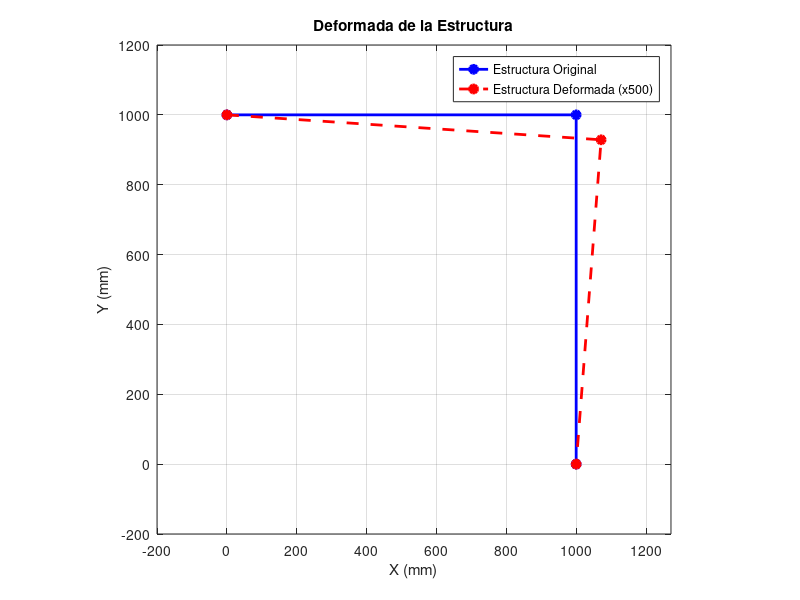

Reproduce this figure in MATLAB.
% =========================================================================
% Práctica 0 - Método Directo de la Rigidez (17/02/2026)
% Hecho por José Álvaro García Márquez 
% =========================================================================


clear; clc; close all;


%{
Implementa la matriz de rigidez elemental en ejes locales, dada su elasticidad "E",
inercia "I", área "A" y longitud "L" (ecuación 2 del pdf).
%}
function Klocal = Klocal(E,A,I,L)
    Klocal=[
       E*A/L,             0,            0, -E*A/L,          0,               0 ; 
           0,  12*E*I/(L^3),  6*E*I/(L^2),      0, -12*E*I/(L^3),   6*E*I/(L^2);
           0,   6*E*I/(L^2),      4*E*I/L,      0,  -6*E*I/(L^2),       2*E*I/L;
      -E*A/L,             0,            0,  E*A/L,             0,            0 ;
           0, -12*E*I/(L^3), -6*E*I/(L^2),      0,  12*E*I/(L^3),  -6*E*I/(L^2);
           0,   6*E*I/(L^2),      2*E*I/L,      0,  -6*E*I/(L^2),      4*E*I/L  
    ];
end





%{
Implementa la matriz de rotación completa, dado su ángulo "alpha" en
radianes (ecuaciones 3 y 4 del pdf)
%}
function LD = LD(alpha)

    %Ecuación 3, matriz lambda 3x3
    lambda = [
         cos(alpha), sin(alpha), 0;
        -sin(alpha), cos(alpha), 0;
                  0,          0, 1
    ];
    
    %Ecuación 4, matriz LD 6x6 por bloques
    LD = [
            lambda, zeros(3, 3);
        zeros(3,3),      lambda
    ];  
end



%{
Implementa la matriz de rigidez elemental en ejes globales, dada su elasticidad "E",
inercia "I", área "A", longitud "L" y "alpha" en radianes (ecuación 5 del pdf).
%}
function Kglobal = Kglobal(E, A, I, L, alpha)
    Kglobal = (LD(alpha))' * Klocal(E, A, I, L) * LD(alpha);
end




%{
Implementa la matriz global del sistema para los 3 nudos del pórtico (9x9), 
dada su elasticidad "E", inercia "I", área "A" y longitud "L" (ecuación 6 del pdf).
%}
function Ksys = Ksys(E, A, I, L)
    %{
    Se calcula la matriz Kglobal de cada barra, y dentro de ellas
    encontramos las matrices respectivas de nudo a nudo
    %}

    % Barra 1: Conecta Nodo 1 y Nodo 2
    Kglobal1 = Kglobal(E, A, I, L, 0); % El ángulo es 0, ya que está en horizontal
    % Barra 2: Conecta Nodo 2 y Nodo 3
    Kglobal2 = Kglobal(E, A, I, L, 3*pi/2); % El ángulo es 3pi/2 (270º), ya que está en vertical
    
    %{
    Se calculan las submatrices cuadradas 3x3 Keij, donde e es la barra, 
    y j e i son los correspondiente nudos
    %}
    K111 = Kglobal1(1:3, 1:3);
    K112 = Kglobal1(1:3, 4:6);
    K121 = Kglobal1(4:6, 1:3);
    K122 = Kglobal1(4:6, 4:6);
    K222 = Kglobal2(1:3, 1:3);
    K223 = Kglobal2(1:3, 4:6);
    K232 = Kglobal2(4:6, 1:3);
    K233 = Kglobal2(4:6, 4:6);
    
    % Se cacula la matriz global del sistema
    Ksys = [
              K111,      K112, zeros(3,3);
              K121, K122+K222,       K223;
        zeros(3,3),      K232,       K233
    ];
end









% =========================================================================
% MAIN
% =========================================================================


%% 1. DEFINICIÓN DE PARÁMETROS (Datos del enunciado)
A = 100;        % Área (mm^2)
I = 10000;      % Momento de inercia (mm^4)
L = 1000;       % Longitud de cada barra (mm)
E = 70000;      % Módulo de Young (N/mm^2 = MPa)
P = 1000;       % Carga exterior (N)


%% 2. Construcción de la matriz global del sistema para los 3 nudos del pórtico (9x9)
K_sys = Ksys(E, A, I, L);


%% 3. IMPOSICIÓN DE CONDICIONES DE CONTORNO
% Nudos 1 y 3 están empotrados (no se mueven). Por tanto, índices 1:3 y 7:9 son 0.
% Los grados de libertad libres (N) son los del Nodo 2 (índices 4:6).

% Matriz K_NN es el sub-bloque correspondiente al Nodo 2
K_NN = K_sys(4:6, 4:6);

% Vector de fuerzas en el Nodo 2. 
%F_N = [0; -P; 0]; % (x=0, y=-P (hacia abajo), giro=0)
% Con carga horizontal P
F_N = [P; -P; 0]; % (x=P, y=-P (hacia abajo), giro=0)

%% 4. ENSAMBLAJE Y RESOLUCIÓN DEL SISTEMA
% Resolvemos desplazamientos del Nodo 2 (Ecuación 8 simplificada, ya que u_D es cero)
u_N = inv(K_NN) * F_N; 


fprintf('--- Desplazamientos en el Nodo 2 --\n');
fprintf('u2: %f mm\n', u_N(1));
fprintf('v2: %f mm\n', u_N(2));
fprintf('θ2: %f rad\n\n', u_N(3));


%% 5. CÁLCULO DE REACCIONES (Nudos 1 y 3)
% Creamos el vector completo de desplazamientos (9x1)
U_total = zeros(9, 1);
U_total(4:6) = u_N; % Insertamos los que acabamos de calcular

% Multiplicamos para obtener todas las fuerzas/reacciones
Fuerzas_Totales = K_sys * U_total;

fprintf('--- Reacciones en el Nudo 1 --\n');
fprintf('Rx: %f N\n', Fuerzas_Totales(1));
fprintf('Ry: %f N\n', Fuerzas_Totales(2)); 
fprintf('Mz: %f N*mm\n\n', Fuerzas_Totales(3));

fprintf('--- Reacciones en el Nudo 3 --\n');
fprintf('Rx: %f N\n', Fuerzas_Totales(7));
fprintf('Ry: %f N\n', Fuerzas_Totales(8));
fprintf('Mz: %f N*mm\n\n', Fuerzas_Totales(9));




%% 6. GRÁFICO DE LA DEFORMADA (Factor = 500)
f_escala = 500;

% Coordenadas originales de los nudos (x, y)
X_orig = [0, L, L];
Y_orig = [L, L, 0];

% Coordenadas deformadas
X_def = X_orig + [U_total(1), U_total(4), U_total(7)] * f_escala;
Y_def = Y_orig + [U_total(2), U_total(5), U_total(8)] * f_escala;

figure('Name', 'Deformada del Pórtico', 'Color', 'w');
plot(X_orig, Y_orig, 'b-o', 'LineWidth', 2, 'MarkerFaceColor', 'b'); hold on;
plot(X_def, Y_def, 'r--o', 'LineWidth', 2, 'MarkerFaceColor', 'r');

legend('Estructura Original', ['Estructura Deformada (x' num2str(f_escala) ')']);
title('Deformada de la Estructura');
xlabel('X (mm)'); ylabel('Y (mm)');
axis equal; grid on;


% --- Calculamos un margen para que no salga la gráfica en los bordes ---
margen = 0.2 * L; 
% Buscamos los topes de nuestro dibujo (el mínimo y máximo de X e Y)
x_min = min([X_orig, X_def]);
x_max = max([X_orig, X_def]);
y_min = min([Y_orig, Y_def]);
y_max = max([Y_orig, Y_def]);
% Asignamos los nuevos límites a la gráfica añadiendo el margen
xlim([x_min - margen, x_max + margen]);
ylim([y_min - margen, y_max + margen]);
